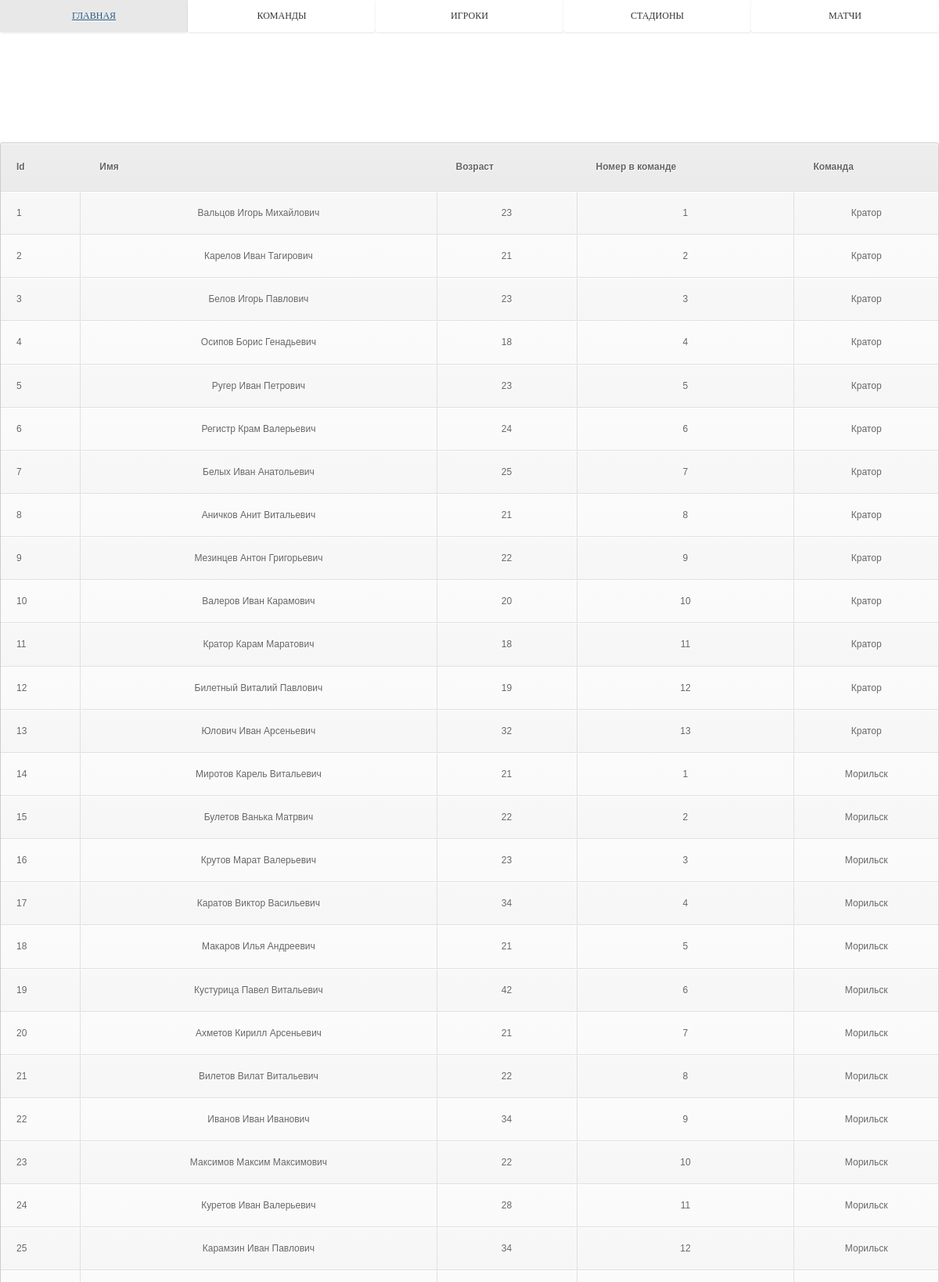
Page /Osip/core/Players.php (signed in, upper part) on the committed database.
### tables this page shows
CREATE TABLE `players` (
  `Id_player` int(10) UNSIGNED NOT NULL,
  `Name` varchar(255) NOT NULL,
  `Age` int(10) UNSIGNED NOT NULL,
  `Number_in_team` int(10) UNSIGNED NOT NULL,
  `Team` varchar(255) DEFAULT NULL
);

### Osip/core/Players.php (the view, shortened to what this page needs)
<!DOCTYPE html>
<html>
<head>
    <link rel="stylesheet" href="Site.css" media="screen" type="text/css" />
    <link rel="stylesheet" href="Style.css" media="screen" type="text/css" />
    <link rel="stylesheet" href="https://maxcdn.bootstrapcdn.com/bootstrap/3.3.6/css/bootstrap.min.css">
</head>
<body>
<div id="Navigation">
    <ul class="Navigation">
        <li><a href="Site.php">Главная</a></li>
        <li><a href="Teams.php">Команды</a></li>
        <li><a href="Players.php">Игроки</a></li>
        <li><a href="Stadiums.php">Стадионы</a></li>
        <li><a href="Results.php">Матчи</a></li>
    </ul>
</div>
<?php
$settings = [
    'host' => 'localhost',
    'user' => 'root',
    'password' => '',
    'db_name' =>'football'
];
$link = mysqli_connect($settings['host'],$settings['user'],$settings['password'],$settings['db_name']);
mysqli_set_charset ($link , 'utf8');
$query = "SELECT * FROM players WHERE 1";
$result = mysqli_query($link, $query) or die("Ошибка".mysqli_error($link));
if($result === false)
{
    echo mysqli_error($link);
}
else
{
    $rows = mysqli_num_rows($result);
    echo "<table class=\"simple-little-table\" cellspacing='0' ><tr><th>Id</th><th>Имя</th><th>Возраст</th><th>Номер в команде</th><th>Команда</th></tr>";
    for($i = 0; $i < $rows ; ++$i)
    {
        $row = mysqli_fetch_row($result);
        echo "<tr>";
        for ($j = 0 ; $j < 5 ; ++$j) echo "<td>$row[$j]</td>";
        echo "</tr>";
    }
    echo "</table>";
}
?>
</body>
</html>

### Osip/core/Site.css (style rules this page uses)
html { background: url(2.jpg) no-repeat center center fixed; -webkit-background-size: cover; -moz-background-size: cover; -o-background-size: cover; background-size: cover; font-size: 20px; }
body { margin: 0; padding: 0; font-family: sans-serif; }
#Navigation { width: 100%; }
.Navigation { height: 50px; padding: 0; width: 100%; margin: 0; position: absolute; }
.Navigation li { height: auto; width: 20%; float: left; text-align: center; list-style: none; font:12px "Bonveno", "Century Gothic"; padding: 0; margin: 0; background-color: white; box-shadow: 0 1px 0 rgba(255,255,255, .9) inset, 0 1px 3px rgba(0,0,0, .1); border-radius: 3px; margin-left: 0px; }
.Navigation a { padding: 13px; text-decoration: none; color:#333; text-shadow: 0 1px #fff; text-decoration: none; text-transform: uppercase; display: block; }

### Osip/core/style.css (style rules this page uses)
html { background: url(2.jpg) no-repeat center center fixed; -webkit-background-size: cover; -moz-background-size: cover; -o-background-size: cover; background-size: cover; font-size: 50px; }
body table { font-family:Tahoma, Verdana, Arial, 'Sans Serif'; font-size: 30px; }
.simple-little-table { top: 4%; left: 0%; width: 100%; max-width: 100%; position: absolute; font-family:Arial, Helvetica, sans-serif; color:#666; font-size:12px; text-shadow: 1px 1px 0px #fff; background:#eaebec; margin: 0px; border:#ccc 1px solid; border-collapse:separate; -moz-border-radius:3px; -webkit-border-radius:3px; border-radius:3px; -moz-box-shadow: 0 1px 2px #d1d1d1; -webkit-box-shadow: 0 1px 2px #d1d1d1; box-shadow: 0 1px 2px #d1d1d1; }
.simple-little-table th { font-weight:bold; height: 5%; padding:21px 25px 22px 25px; border-top:1px solid #fafafa; border-bottom:1px solid #e0e0e0; background: #ededed; background: -webkit-gradient(linear, left top, left bottom, from(#ededed), to(#ebebeb)); background: -moz-linear-gradient(top, #ededed, #ebebeb); }
.simple-little-table th:first-child { text-align: left; padding-left:20px; }
.simple-little-table tr:first-child th:first-child { -moz-border-radius-topleft:3px; -webkit-border-top-left-radius:3px; border-top-left-radius:3px; }
.simple-little-table tr:first-child th:last-child { -moz-border-radius-topright:3px; -webkit-border-top-right-radius:3px; border-top-right-radius:3px; }
.simple-little-table tr { text-align: center; padding-left:20px; }
.simple-little-table tr td:first-child { text-align: left; padding-left:20px; border-left: 0; }
.simple-little-table tr td { padding:18px; border-top: 1px solid #ffffff; border-bottom:1px solid #e0e0e0; border-left: 1px solid #e0e0e0; background: #fafafa; background: -webkit-gradient(linear, left top, left bottom, from(#fbfbfb), to(#fafafa)); background: -moz-linear-gradient(top, #fbfbfb, #fafafa); }
.simple-little-table tr:nth-child(even) td { background: #f6f6f6; background: -webkit-gradient(linear, left top, left bottom, from(#f8f8f8), to(#f6f6f6)); background: -moz-linear-gradient(top, #f8f8f8, #f6f6f6); }
#Navigation { width: 100%; height: 40px; }
.Navigation { height: 50px; padding: 0; width: 100%; margin: 0; position: absolute; }
.Navigation li { height: auto; width: 20%; float: left; text-align: center; list-style: none; font:12px "Bonveno", "Century Gothic"; padding: 0; margin: 0; background-color: white; box-shadow: 0 1px 0 rgba(255,255,255, .9) inset, 0 1px 3px rgba(0,0,0, .1); border-radius: 3px; margin-left: 0px; }
.Navigation a { padding: 13px; text-decoration: none; color:#333; text-shadow: 0 1px #fff; text-decoration: none; text-transform: uppercase; display: block; }

### rows in the picture
players: Id_player "1", Name "Вальцов Игорь Михайлович", Age "23", Number_in_team "1", Team "Кратор"
players: Id_player "2", Name "Карелов Иван Тагирович", Age "21", Number_in_team "2", Team "Кратор"
players: Id_player "3", Name "Белов Игорь Павлович", Age "23", Number_in_team "3", Team "Кратор"
players: Id_player "4", Name "Осипов Борис Генадьевич", Age "18", Number_in_team "4", Team "Кратор"
players: Id_player "5", Name "Ругер Иван Петрович", Age "23", Number_in_team "5", Team "Кратор"
players: Id_player "6", Name "Регистр Крам Валерьевич", Age "24", Number_in_team "6", Team "Кратор"
players: Id_player "7", Name "Белых Иван Анатольевич", Age "25", Number_in_team "7", Team "Кратор"
players: Id_player "8", Name "Аничков Анит Витальевич", Age "21", Number_in_team "8", Team "Кратор"
players: Id_player "9", Name "Мезинцев Антон Григорьевич", Age "22", Number_in_team "9", Team "Кратор"
players: Id_player "10", Name "Валеров Иван Карамович", Age "20", Number_in_team "10", Team "Кратор"
players: Id_player "11", Name "Кратор Карам Маратович", Age "18", Number_in_team "11", Team "Кратор"
players: Id_player "12", Name "Билетный Виталий Павлович", Age "19", Number_in_team "12", Team "Кратор"
players: Id_player "13", Name "Юлович Иван Арсеньевич", Age "32", Number_in_team "13", Team "Кратор"
players: Id_player "14", Name "Миротов Карель Витальевич", Age "21", Number_in_team "1", Team "Морильск"
players: Id_player "15", Name "Булетов Ванька Матрвич", Age "22", Number_in_team "2", Team "Морильск"
players: Id_player "16", Name "Крутов Марат Валерьевич", Age "23", Number_in_team "3", Team "Морильск"
players: Id_player "17", Name "Каратов Виктор Васильевич", Age "34", Number_in_team "4", Team "Морильск"
players: Id_player "18", Name "Макаров Илья Андреевич", Age "21", Number_in_team "5", Team "Морильск"
players: Id_player "19", Name "Кустурица Павел Витальевич", Age "42", Number_in_team "6", Team "Морильск"
players: Id_player "20", Name "Ахметов Кирилл Арсеньевич", Age "21", Number_in_team "7", Team "Морильск"
players: Id_player "21", Name "Вилетов Вилат Витальевич", Age "22", Number_in_team "8", Team "Морильск"
players: Id_player "22", Name "Иванов Иван Иванович", Age "34", Number_in_team "9", Team "Морильск"
players: Id_player "23", Name "Максимов Максим Максимович", Age "22", Number_in_team "10", Team "Морильск"
players: Id_player "24", Name "Куретов Иван Валерьевич", Age "28", Number_in_team "11", Team "Морильск"
players: Id_player "25", Name "Карамзин Иван Павлович", Age "34", Number_in_team "12", Team "Морильск"
